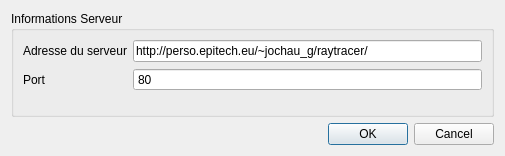
<?xml version="1.0" encoding="UTF-8"?>
<ui version="4.0">
 <class>LaunchServerDialog</class>
 <widget class="QDialog" name="LaunchServerDialog">
  <property name="geometry">
   <rect>
    <x>0</x>
    <y>0</y>
    <width>505</width>
    <height>156</height>
   </rect>
  </property>
  <property name="windowTitle">
   <string>Selectionnez un cluster</string>
  </property>
  <layout class="QVBoxLayout" name="verticalLayout">
   <item>
    <widget class="QGroupBox" name="groupBox">
     <property name="title">
      <string>Informations Serveur</string>
     </property>
     <layout class="QFormLayout" name="formLayout">
      <item row="0" column="1">
       <widget class="QLineEdit" name="_adress">
        <property name="text">
         <string>http://perso.epitech.eu/~jochau_g/raytracer/</string>
        </property>
       </widget>
      </item>
      <item row="0" column="0">
       <widget class="QLabel" name="label">
        <property name="text">
         <string>Adresse du serveur</string>
        </property>
       </widget>
      </item>
      <item row="1" column="0">
       <widget class="QLabel" name="label_2">
        <property name="text">
         <string>Port</string>
        </property>
       </widget>
      </item>
      <item row="1" column="1">
       <widget class="QSpinBox" name="_port">
        <property name="buttonSymbols">
         <enum>QAbstractSpinBox::NoButtons</enum>
        </property>
        <property name="maximum">
         <number>100000</number>
        </property>
        <property name="value">
         <number>80</number>
        </property>
       </widget>
      </item>
     </layout>
    </widget>
   </item>
   <item>
    <widget class="QDialogButtonBox" name="buttonBox">
     <property name="orientation">
      <enum>Qt::Horizontal</enum>
     </property>
     <property name="standardButtons">
      <set>QDialogButtonBox::Cancel|QDialogButtonBox::Ok</set>
     </property>
    </widget>
   </item>
  </layout>
 </widget>
 <resources/>
 <connections>
  <connection>
   <sender>buttonBox</sender>
   <signal>accepted()</signal>
   <receiver>LaunchServerDialog</receiver>
   <slot>accept()</slot>
   <hints>
    <hint type="sourcelabel">
     <x>248</x>
     <y>254</y>
    </hint>
    <hint type="destinationlabel">
     <x>157</x>
     <y>274</y>
    </hint>
   </hints>
  </connection>
  <connection>
   <sender>buttonBox</sender>
   <signal>rejected()</signal>
   <receiver>LaunchServerDialog</receiver>
   <slot>reject()</slot>
   <hints>
    <hint type="sourcelabel">
     <x>316</x>
     <y>260</y>
    </hint>
    <hint type="destinationlabel">
     <x>286</x>
     <y>274</y>
    </hint>
   </hints>
  </connection>
 </connections>
</ui>
